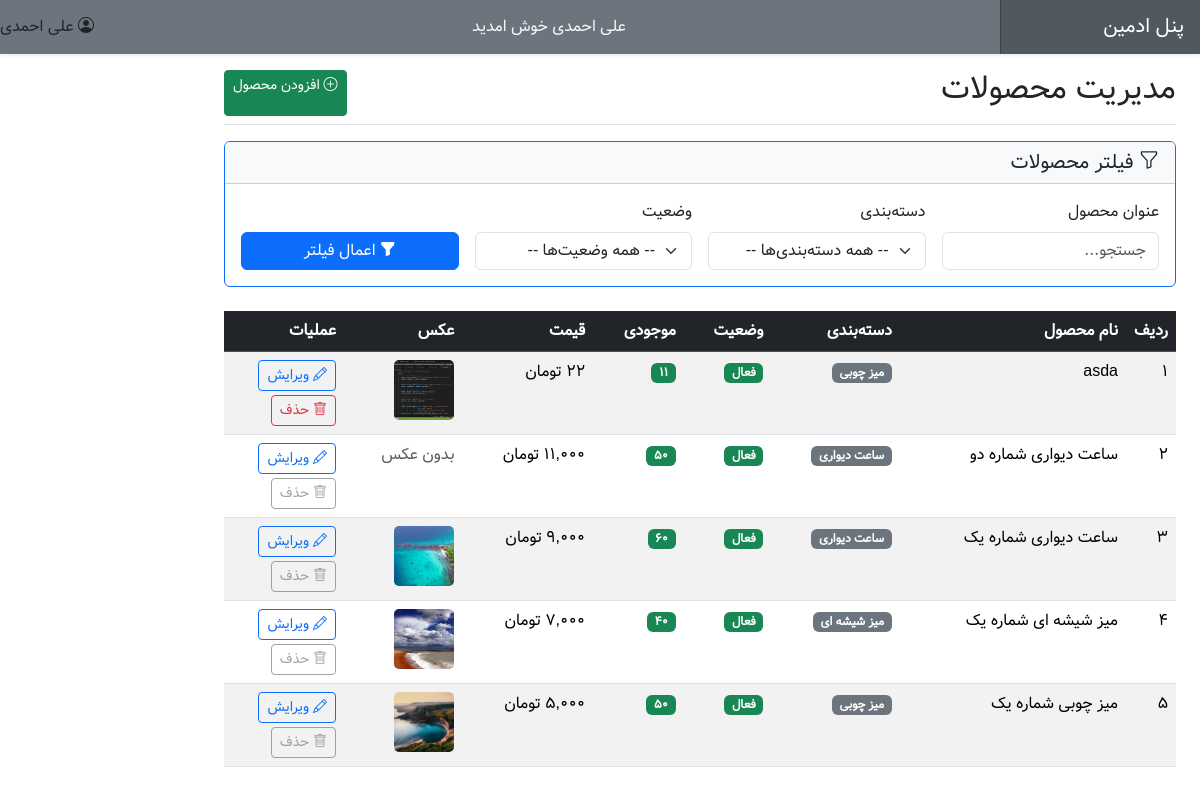
/project6/pages/products/index.php (signed in), run on the app's committed database.
### tables this page shows
CREATE TABLE `products` (
  `id` int(11) NOT NULL,
  `category_id` int(11) NOT NULL,
  `title` varchar(255) NOT NULL,
  `image` varchar(255) NOT NULL,
  `date` datetime NOT NULL,
  `price` int(11) NOT NULL,
  `count` int(11) NOT NULL,
  `description` text NOT NULL,
  `status` tinyint(1) NOT NULL
);

CREATE TABLE `categories` (
  `id` int(11) NOT NULL,
  `title` varchar(255) NOT NULL,
  `date` datetime NOT NULL,
  `status` tinyint(1) NOT NULL
);

### project6/pages/products/index.php (the view, shortened to what this page needs)
<?php
include "../../includes/header.php";
$search = $_GET['search'] ?? '';
$params = [];
$where_sql = '';
$sql = "SELECT p.*, c.title as cat_name
        FROM products p
        LEFT JOIN categories c ON p.category_id = c.id
        $where_sql
        ORDER BY p.id DESC";
if (!empty($params)) {
    $stmt = $conn->prepare($sql);
    $stmt->execute($params);
    $products = $stmt;
} else {
    $products = $conn->query($sql);
}
?>
<main class="col-md-9 ms-sm-auto col-lg-10 px-md-4">
    <div class="d-flex justify-content-between pt-3 pb-2 mb-3 border-bottom">
        <h2>مدیریت محصولات</h2>
        <a href="create.php" class="btn btn-success btn-sm">
            <i class="bi bi-plus-circle"></i> افزودن محصول
        </a>
    </div>
    <div class="card mb-4 border-primary">
        <div class="card-header bg-light">
            <h5 class="mb-0"><i class="bi bi-funnel"></i> فیلتر محصولات</h5>
        </div>
        <div class="card-body">
            <form method="GET" class="row g-3">
                <div class="col-md-3">
                    <label class="form-label">عنوان محصول</label>
                    <input type="text" name="search" class="form-control"
                           placeholder="جستجو..." value="<?php echo htmlspecialchars($search); ?>">
                </div>
                <div class="col-md-3">
                    <label class="form-label">دسته‌بندی</label>
                    <select name="category" class="form-select">
                        <option value="all">-- همه دسته‌بندی‌ها --</option>
                    </select>
                </div>
                <div class="col-md-3">
                    <label class="form-label">وضعیت</label>
                    <select name="status" class="form-select">
                        <option value="all">-- همه وضعیت‌ها --</option>
                    </select>
                </div>
                <div class="col-md-3 d-flex align-items-end">
                    <button type="submit" class="btn btn-primary w-100">
                        <i class="bi bi-funnel-fill"></i> اعمال فیلتر
                    </button>
                </div>
            </form>
        </div>
    </div>
    <div class="table-responsive">
        <table class="table table-striped table-hover">
            <thead class="table-dark">
                <tr>
                    <th width="50">ردیف</th>
                    <th>نام محصول</th>
                    <th>دسته‌بندی</th>
                    <th>وضعیت</th>
                    <th>موجودی</th>
                    <th>قیمت</th>
                    <th>عکس</th>
                    <th width="120">عملیات</th>
                </tr>
            </thead>
            <tbody>
                <?php if($products->rowCount() > 0): ?>
                    <?php
                    $counter = 1;
                    while($row = $products->fetch(PDO::FETCH_ASSOC)):
                    ?>
                    <tr>
                        <td><?php echo $counter++; ?></td>
                        <td><?php echo $row['title']; ?></td>
                        <td>
                            <span class="badge bg-secondary">
                                <?php echo $row['cat_name'] ?? 'بدون دسته'; ?>
                            </span>
                        </td>
                        <td>
                            <?php if($row['status'] == 1): ?>
                                <span class="badge bg-success">فعال</span>
                            <?php else: ?>
                                <span class="badge bg-danger">غیرفعال</span>
                            <?php endif; ?>
                        </td>
                        <td>
                            <span class="badge <?php echo $row['count'] > 0 ? 'bg-success' : 'bg-danger'; ?>">
                                <?php echo $row['count']; ?>
                            </span>
                        </td>
                        <td><?php echo number_format($row['price']); ?> تومان</td>
                        <td>
                            <?php if(!empty($row['image'])): ?>
                                <img src="../../assets/images/<?= $row['image']; ?>"
                                     alt="<?php echo $row['title']; ?>"
                                     style="width: 60px; height: 60px; object-fit: cover; border-radius: 5px;">
                            <?php else: ?>
                                <span class="text-muted">بدون عکس</span>
                            <?php endif; ?>
                        </td>
                        <td>
                            <a href="edit.php?id=<?php echo $row['id']; ?>"
                               class="btn btn-sm btn-outline-primary mb-1">
                               <i class="bi bi-pencil"></i> ویرایش
                            </a>
                            <?php
                            $check_sql = "SELECT COUNT(*) as order_count FROM order_items WHERE product_id = " . $row['id'];
                            $check_result = $conn->query($check_sql);
                            $order_count = $check_result->fetch(PDO::FETCH_ASSOC)['order_count'];
                            ?>
                            <?php if($order_count == 0): ?>
                                <a href="?delete=<?php echo $row['id']; ?>"
                                   class="btn btn-sm btn-outline-danger"
                                   onclick="return confirm('آیا از حذف این محصول مطمئنید؟')">
                                   <i class="bi bi-trash"></i> حذف
                                </a>
                            <?php else: ?>
                                <button class="btn btn-sm btn-outline-secondary" disabled
                                        title="این محصول در سفارشات استفاده شده و قابل حذف نیست">
                                    <i class="bi bi-trash"></i> حذف
                                </button>
                            <?php endif; ?>
                        </td>
                    </tr>
                    <?php endwhile; ?>
                <?php endif; ?>
            </tbody>
        </table>
    </div>
</main>
<?php include "../../includes/footer.php"; ?>

### blog6/admin/assets/css/style.css (style rules this page uses)
body { font-family: "Vazir", sans-serif; }
td, th { font-size: 1rem; }

### data on the page
products: title "asda", category.title "میز چوبی", status "فعال", count "11", image (picture)
products: title "ساعت دیواری شماره دو", category.title "ساعت دیواری", status "فعال", count "50", image "بدون عکس", shows "حذف"
products: title "ساعت دیواری شماره یک", category.title "ساعت دیواری", status "فعال", count "60", image (picture), shows "حذف"
products: title "میز شیشه ای شماره یک", category.title "میز شیشه ای", status "فعال", count "40", image (picture), shows "حذف"
products: title "میز چوبی شماره یک", category.title "میز چوبی", status "فعال", count "50", image (picture), shows "حذف"

### other printed values
$_SESSION['fullname'] "علی احمدی"
